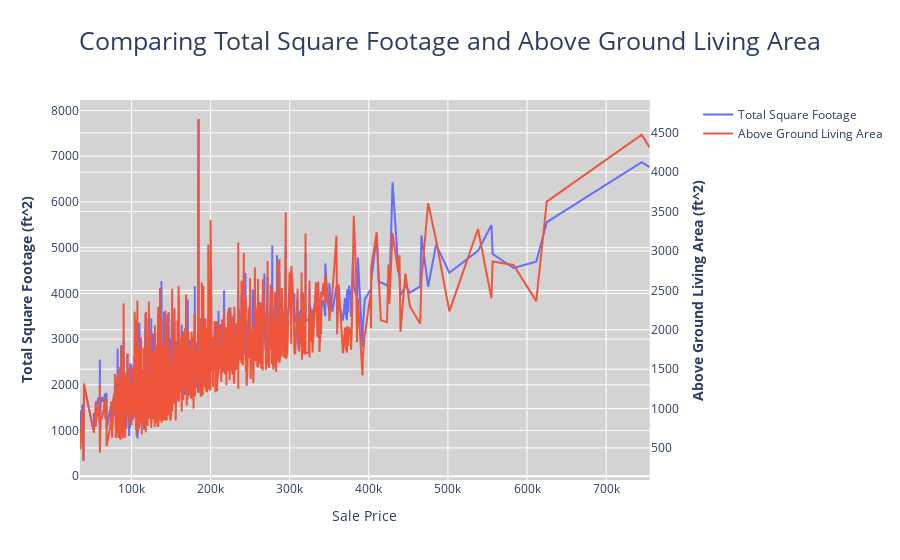

The notebook cell this image was saved under:
### Markdown cell above
### Check if relationship between new TotSq is the same as GrLiving Area

### Code cell
fig = make_subplots(specs=[[{"secondary_y": True}]])
fig.add_trace(
    go.Scatter(x = df.sort_values('SalePrice').SalePrice, y = df.sort_values('SalePrice').TotSq, name = 'Total Square Footage'),
    secondary_y = False,
)
fig.add_trace(
    go.Scatter( x = df.sort_values('SalePrice').SalePrice, y = df.sort_values('SalePrice').GrLivArea, name = 'Above Ground Living Area'),
   secondary_y = True,   
)
fig.update_layout(
    title_text = 'Comparing Total Square Footage and Above Ground Living Area',
    title_x=0.5,
    plot_bgcolor = 'lightgray',
    title_font = dict(size = 25)
)
fig.update_xaxes(title_text="Sale Price")
fig.update_yaxes(title_text="<b>Total Square Footage (ft^2)</b>", secondary_y=False)
fig.update_yaxes(title_text="<b>Above Ground Living Area (ft^2)</b>", secondary_y=True)
fig.write_image('C:/Users/jmeis/NYC_DSA/HousingPrices/Images/SquareFootageComparisons.png')
fig.show()

### Figure 1 — Plotly figure (JSON) as saved in the notebook; plotly's stock layout.template omitted (floating-point values rounded to 4 significant figures; data arrays with more than 128 entries replaced by an {"elided": "..."} marker saying what was removed)
{"data": [{"name": "Total Square Footage", "type": "scatter", "x": {"elided": "1442 int values"}, "xaxis": "x", "y": {"elided": "1442 int values"}, "yaxis": "y"}, {"name": "Above Ground Living Area", "type": "scatter", "x": {"elided": "1442 int values"}, "xaxis": "x", "y": {"elided": "1442 int values"}, "yaxis": "y2"}], "layout": {"plot_bgcolor": "lightgray", "title": {"font": {"size": 25}, "text": "Comparing Total Square Footage and Above Ground Living Area", "x": 0.5}, "xaxis": {"anchor": "y", "domain": [0, 0.94], "title": {"text": "Sale Price"}}, "yaxis": {"anchor": "x", "domain": [0, 1], "title": {"text": "<b>Total Square Footage (ft^2)</b>"}}, "yaxis2": {"anchor": "x", "overlaying": "y", "side": "right", "title": {"text": "<b>Above Ground Living Area (ft^2)</b>"}}}}
